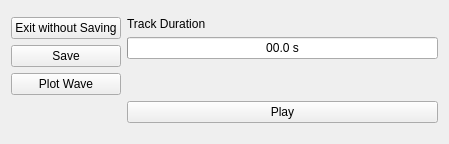
<?xml version="1.0" encoding="UTF-8"?>
<ui version="4.0">
 <class>playbackApp</class>
 <widget class="QWidget" name="playbackApp">
  <property name="geometry">
   <rect>
    <x>0</x>
    <y>0</y>
    <width>449</width>
    <height>144</height>
   </rect>
  </property>
  <property name="windowTitle">
   <string>HiveAudio Synth Playback</string>
  </property>
  <layout class="QFormLayout" name="formLayout_2">
   <item row="1" column="0">
    <layout class="QVBoxLayout" name="verticalLayout_3"/>
   </item>
   <item row="1" column="1">
    <layout class="QVBoxLayout" name="verticalLayout_2"/>
   </item>
   <item row="2" column="0">
    <layout class="QVBoxLayout" name="verticalLayout">
     <item>
      <widget class="QPushButton" name="abortButton">
       <property name="text">
        <string>Exit without Saving</string>
       </property>
      </widget>
     </item>
     <item>
      <widget class="QPushButton" name="saveButton">
       <property name="text">
        <string>Save</string>
       </property>
      </widget>
     </item>
     <item>
      <widget class="QPushButton" name="plotButton">
       <property name="text">
        <string>Plot Wave</string>
       </property>
      </widget>
     </item>
    </layout>
   </item>
   <item row="2" column="1">
    <layout class="QFormLayout" name="formLayout">
     <item row="0" column="0">
      <widget class="QLabel" name="label">
       <property name="text">
        <string>Track Duration</string>
       </property>
       <property name="scaledContents">
        <bool>true</bool>
       </property>
      </widget>
     </item>
     <item row="1" column="0" colspan="2">
      <widget class="QProgressBar" name="playbackProgress">
       <property name="value">
        <number>0</number>
       </property>
       <property name="format">
        <string>%p%p.%p s</string>
       </property>
      </widget>
     </item>
    </layout>
   </item>
   <item row="3" column="1">
    <widget class="QPushButton" name="playButton">
     <property name="text">
      <string>Play</string>
     </property>
    </widget>
   </item>
  </layout>
 </widget>
 <resources/>
 <connections/>
</ui>
